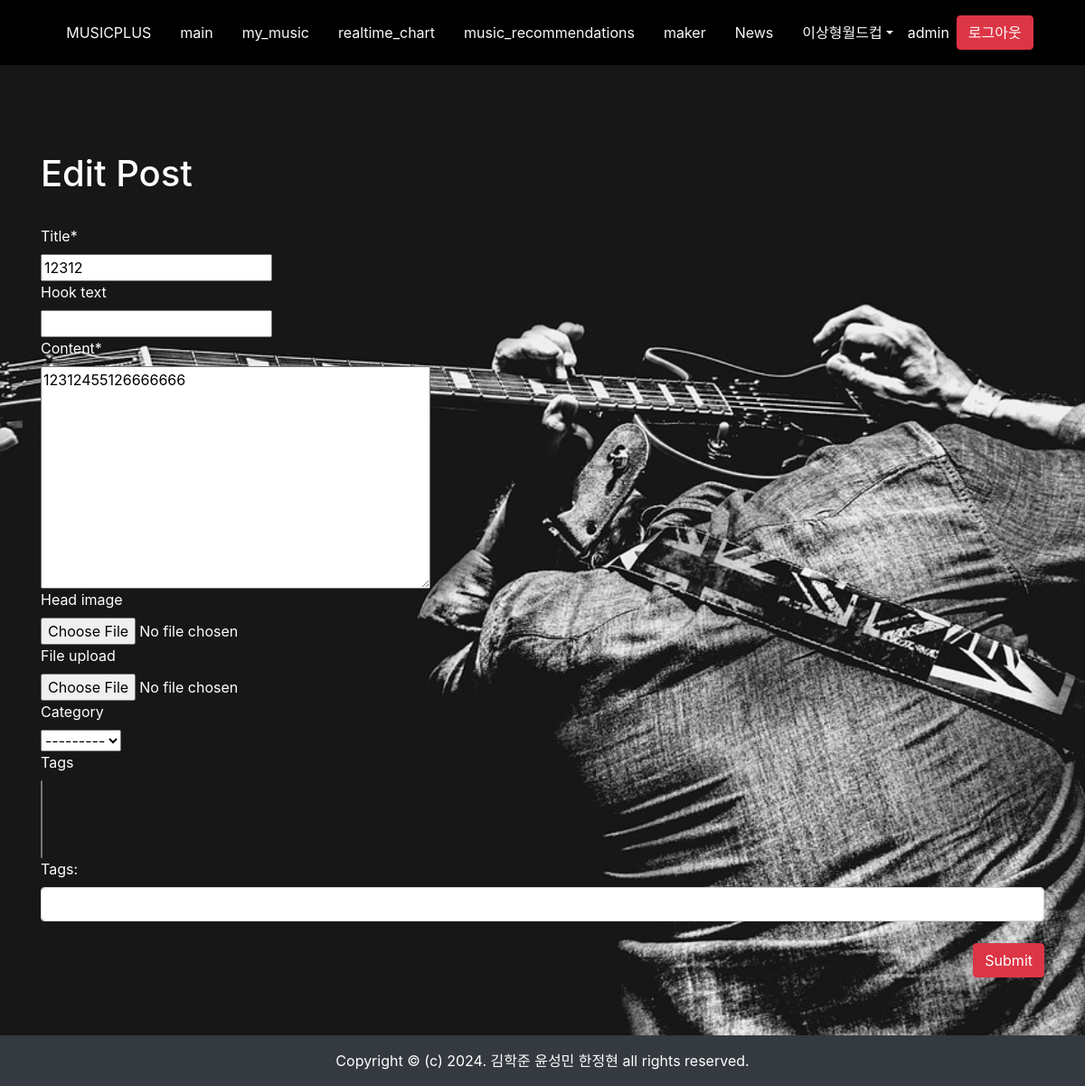
Screenshot of /blog1/update_post/2/ (signed in) with the database file from the repository.
### blog1/models.py (models this page shows, shortened)
class Post(models.Model):
    title = models.CharField(max_length=30)
    hook_text = models.CharField(max_length=100, blank=True)
    content = MarkdownxField()
    head_image = models.ImageField(upload_to='blog1/images/%Y/%m/%d/', blank=True)
    file_upload = models.FileField(upload_to='blog1/files/%Y/%m/%d/', blank=True)
    created_at = models.DateTimeField(auto_now_add=True)
    updated_at = models.DateTimeField(auto_now=True)
    author = models.ForeignKey(User, on_delete=models.CASCADE, related_name='comments_blog1')
    category = models.ForeignKey(Category, null=True, blank=True, on_delete=models.SET_NULL)
    tags = models.ManyToManyField(Tag, blank=True)

### blog1/views.py (the view, shortened to what this page needs)
# urls.py: path("update_post/<int:pk>/", views.PostUpdate.as_view()),
class PostUpdate(LoginRequiredMixin, UpdateView):
    model = Post
    fields = ["title", "hook_text", "content", "head_image", "file_upload", "category", "tags"]
    template_name = 'blog/post_update_form.html'
    def get_context_data(self, **kwargs):
        context = super(PostUpdate, self).get_context_data()
        if self.object.tags.exists():
            tags_str_list = list()
            for t in self.object.tags.all():
                tags_str_list.append(t.name)
            context['tags_str_default'] = '; '.join(tags_str_list)
        return context
    def dispatch(self, request, *args, **kwargs): # 부모 클래스의 dispatch 메서드를 호출
        if request.user.is_authenticated and request.user == self.get_object().author:
            return super(PostUpdate, self).dispatch(request, *args, **kwargs)
        else:
            raise PermissionDenied

### blog1/models.py (called while the page is built)
    def __str__(self):
        return self.name

### blog/templates/blog/post_update_form.html (shortened to what this page needs)
{% extends 'blog/base_full_width.html' %}
{% load crispy_forms_tags %}
{% load crispy_forms_tags%}
{% block main_area %}
{% load static %}
<head>
    <link href="https://cdn.jsdelivr.net/npm/bootstrap@4.5.3/dist/css/bootstrap.min.css" rel="stylesheet">
    <link href="//maxcdn.bootstrapcdn.com/bootstrap/4.0.0/css/bootstrap.min.css" rel="stylesheet" id="bootstrap-css">
    <link rel="stylesheet" href="{% static 'css/main.css' %}" media="screen">
</head>
    <h1>Edit Post</h1>
    <hr/>
    <form method="post" enctype="multipart/form-data">{% csrf_token %}
        {{ form | crispy }}
        <div id="div_id_tags_str">
            <label for="id_tags_str">Tags:</label>
            <input type="text" name="tags_str" id="id_tags_str" class="textinput textInput form-control">
        </div>
        <br />
        <button type="submit" class="btn btn-danger float-right">Submit</button>
    </form>
{% endblock %}

### blog/templates/blog/navbar.html (shortened to what this page needs)
    <nav class="custom-navbar">
        <a href="/" class="nav-link">MUSICPLUS</a>
        <div class="navbar-links">
            <a href="/main/" class="nav-link active">main</a>
            <a href="/my_music/" class="nav-link">my_music</a>
            <a href="/realtime_chart/" class="nav-link">realtime_chart</a>
            <a href="/blog1/" class="nav-link">music_recommendations</a>
            <a href="/maker/" class="nav-link">maker</a>
            <a href="/blog/" class="nav-link">News</a>
            <div class="nav-dropdown">
                <a href="#" class="nav-link dropdown-toggle" id="navbarDropdown">이상형월드컵</a>
            </div>
            {% if user.is_authenticated %}
        <span class="navbar-text mr-2">{{ user.username }}</span>
        <a href="{% url 'account_logout' %}" class="btn btn-danger">로그아웃</a>
    {% else %}
        <a href="{% url 'account_login' %}" class="btn btn-danger">로그인</a>
    {% endif %}
        </div>
    </nav>

### blog/static/css/main.css (style rules this page uses)
body { background-color: #141414; color : white; }
.custom-navbar { background-color: #000; padding: 1rem; display: flex; align-items: center; justify-content: center; }
.navbar-links { display: flex; align-items: center; justify-content: center; }
.nav-link { color: #f8f9fa; text-decoration: none; padding: 0 1rem; }
.nav-dropdown { position: relative; }

### rows the page displays
Post: title "12312", content "12312455126666666", category "---------"

### other values shown
{{ user.username }} "admin"
